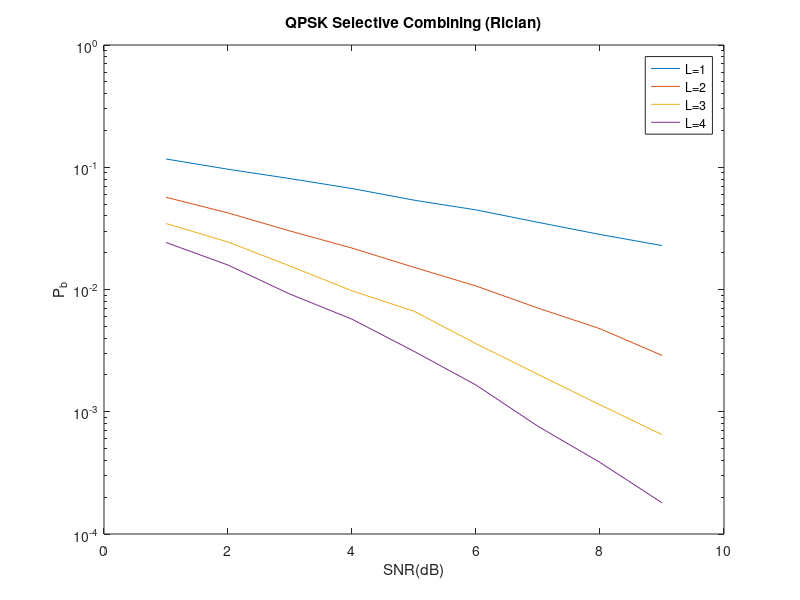
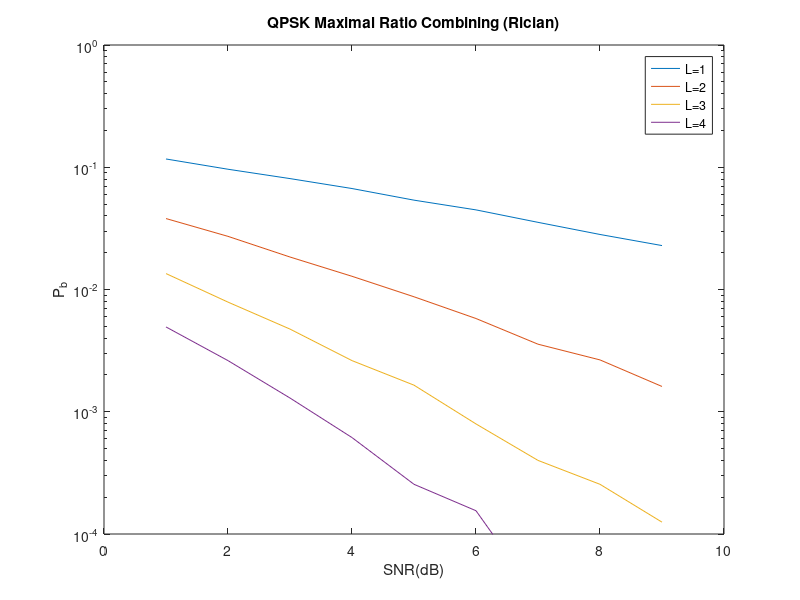
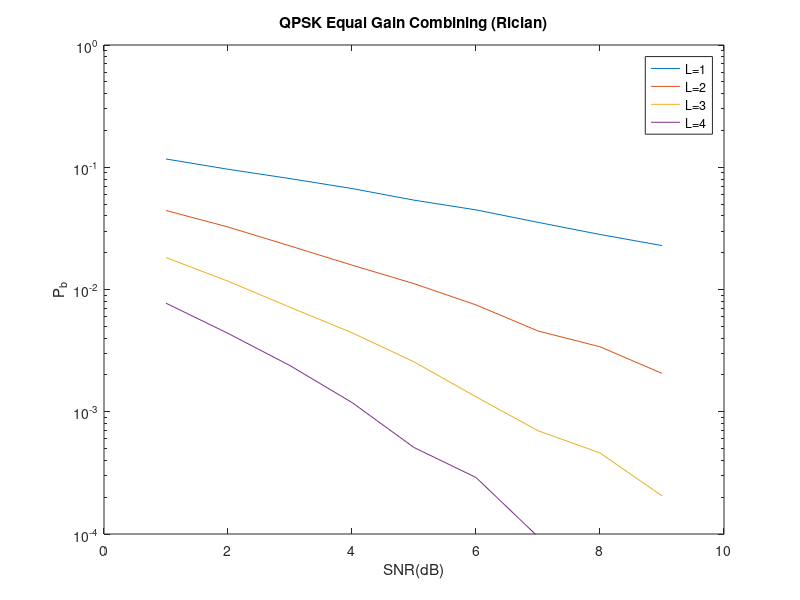
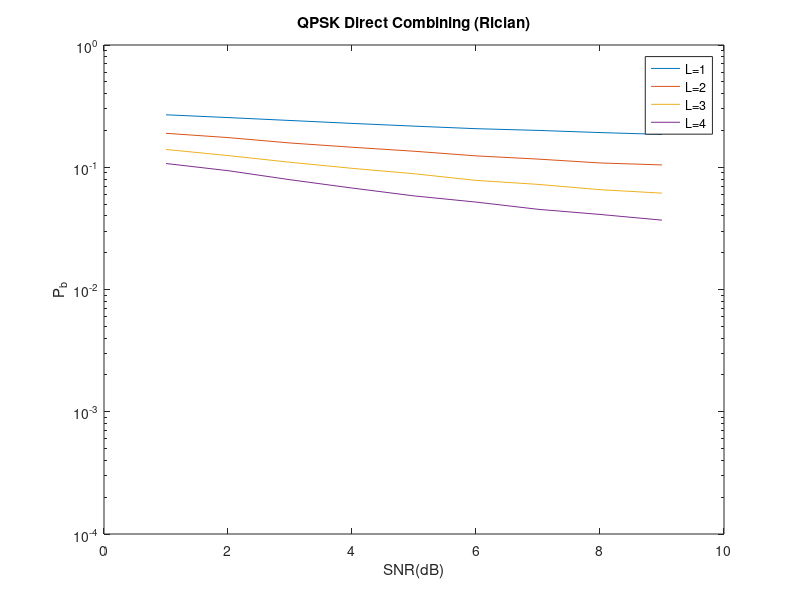

Reproduce these figures in MATLAB, in order.
clear all; clc;

Pb = zeros(4,9,4); % bit error rate
n = 200000; % the number of input bits
QPSKrandSignal = sign(randn(1,n)); % random QPSK random signal -1 and 1
SNR = 1:9; % Es/No (dB)
K = 1; % for uncorrelated Ricean fading
s = sqrt((2*1*K)/2);

for L = 1:4 % L is diversity branches
    r = zeros(L,n); % the received complex envelopes of the diversity branches
    
    for i = 1:9 % i is SNR Es/No
        rician_fading = ((s+randn(L,n))+j*(s+randn(L,n)))/(sqrt(2+2*s^2)); % complex rician fading gain
        noise = sqrt((1/(10^(i/10)))*0.5)*(randn(L,n)+j*randn(L,n));
        
        for k = 1:L
            r(k,:) = QPSKrandSignal.*(rician_fading(k,:))+noise(k,:);
            r_gain(k,:) = abs(r(k,:));
        end
        
        %-----  SC  ------%
        if L == 1
            rd = (r./exp(j*angle(rician_fading)));
        else
            [u,v] = max(r_gain);
            rd = sum((sparse(v,[1:n],1)).*r)./exp(j*angle(sum((sparse(v,[1:n],1)).*rician_fading)));
        end
        rd = sign(real(rd));
        Pb(1,i,L) = sum(rd~=QPSKrandSignal)/n; % Compare with origin transmitted signal to calculate bit error rate
        %-----------------%
        
        %-----  MRC  -----%
        if L == 1
            rd = r.*conj(rician_fading);
        else
            rd = sum(r.*conj(rician_fading));
        end   
        rd = sign(real(rd));
        Pb(2,i,L) = sum(rd~=QPSKrandSignal)/n; % Compare with origin transmitted signal to calculate bit error rate
        %-----------------%
        
        %-----  EGC  -----%
        if L == 1
            rd = (r./exp(j*angle(rician_fading)));
        else
            rd = sum(r./exp(j*angle(rician_fading)));
        end   
        rd = sign(real(rd));
        Pb(3,i,L) = sum(rd~=QPSKrandSignal)/n; % Compare with origin transmitted signal to calculate bit error rate
        %-----------------%
        
        %-----  DC  ------%
        if L == 1
            rd = (r);
        else
            rd = sum(r);
        end  
        rd = sign(real(rd));
        Pb(4,i,L) = sum(rd~=QPSKrandSignal)/n; % Compare with origin transmitted signal to calculate bit error rate
        %-----------------%
    end
end

figure(1);
semilogy(SNR,Pb(1,:,1),SNR,Pb(1,:,2),SNR,Pb(1,:,3),SNR,Pb(1,:,4));
title('QPSK Selective Combining (Rician)');
xlabel('SNR(dB)');ylabel('P_b');
legend('L=1','L=2','L=3','L=4');ylim([10^-4 10^0]);

figure(2);
semilogy(SNR,Pb(2,:,1),SNR,Pb(2,:,2),SNR,Pb(2,:,3),SNR,Pb(2,:,4));
title('QPSK Maximal Ratio Combining (Rician)');
xlabel('SNR(dB)');ylabel('P_b');
legend('L=1','L=2','L=3','L=4');ylim([10^-4 10^0]);

figure(3);
semilogy(SNR,Pb(3,:,1),SNR,Pb(3,:,2),SNR,Pb(3,:,3),SNR,Pb(3,:,4));
title('QPSK Equal Gain Combining (Rician)');
xlabel('SNR(dB)');ylabel('P_b');
legend('L=1','L=2','L=3','L=4');ylim([10^-4 10^0]);

figure(4);
semilogy(SNR,Pb(4,:,1),SNR,Pb(4,:,2),SNR,Pb(4,:,3),SNR,Pb(4,:,4));
title('QPSK Direct Combining (Rician)');
xlabel('SNR(dB)');ylabel('P_b');
legend('L=1','L=2','L=3','L=4');ylim([10^-4 10^0]);
